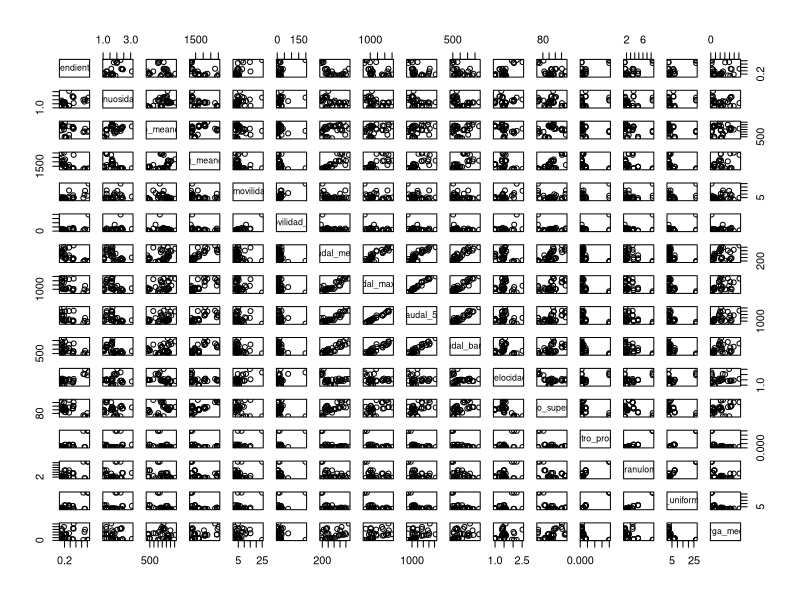

The R source for this figure: (Note: this script raises an error after producing the figure.)
# Statistical consulting 1: Multivariate mixed models
# H. Achicanoy & M. López
# 2015

options(warn=-1)
library(readr)
library(dplyr)
library(tidyr)
library(ggplot2)

data <- read_csv('iniData.csv')
str(data)
data$tramo <- factor(data$tramo)
data$periodo <- factor(data$periodo)

pairs(data[,-c(1:2)])
cor(data[,-c(1:2)],use='complete.obs')

library(nlme)

# My first mixed model
# Using lme4 package
fit <- lmer(formula=ancho_banca~caudal_medio+caudal_maximo+caudal_50+caudal_banca+velocidad+ancho_superficial+diametro_promedio+dev_granulometrica+coef_uniformidad+carga_media+(1|tramo)+(1|periodo),data=data,REML=T)
summary(fit)
